Frame 1 (no input): blank canvas, image omitted
Frame 60 (no input): blank canvas, image omitted
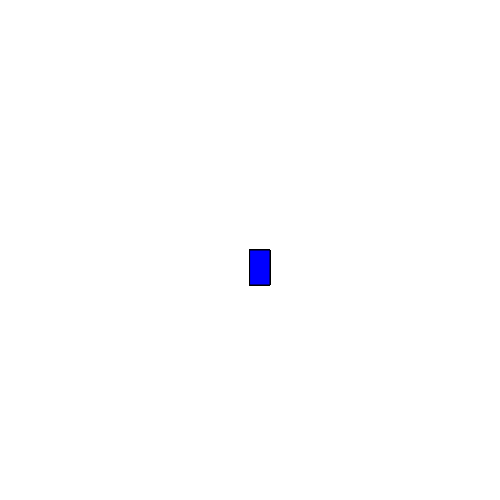
Frame 120 (the mouse pressed at the canvas centre since frame 60)

The p5.js sketch whose frames 1 and 60 were blank and that drew this single picture after the mouse press (run headless with seeded random() and noise() and a simulated clock; from frame 60 on, the mouse is pressed at the canvas centre):

// p5.js sketch
// ── sketch.js
function setup() {
    createCanvas(500, 500);
    background("white")
  }
  
  function draw() {
    stroke("black");
    fill("blue");
    
    
    if (mouseIsPressed) {
      rect(mouseX, mouseY, 20, 35);
    }
  }
